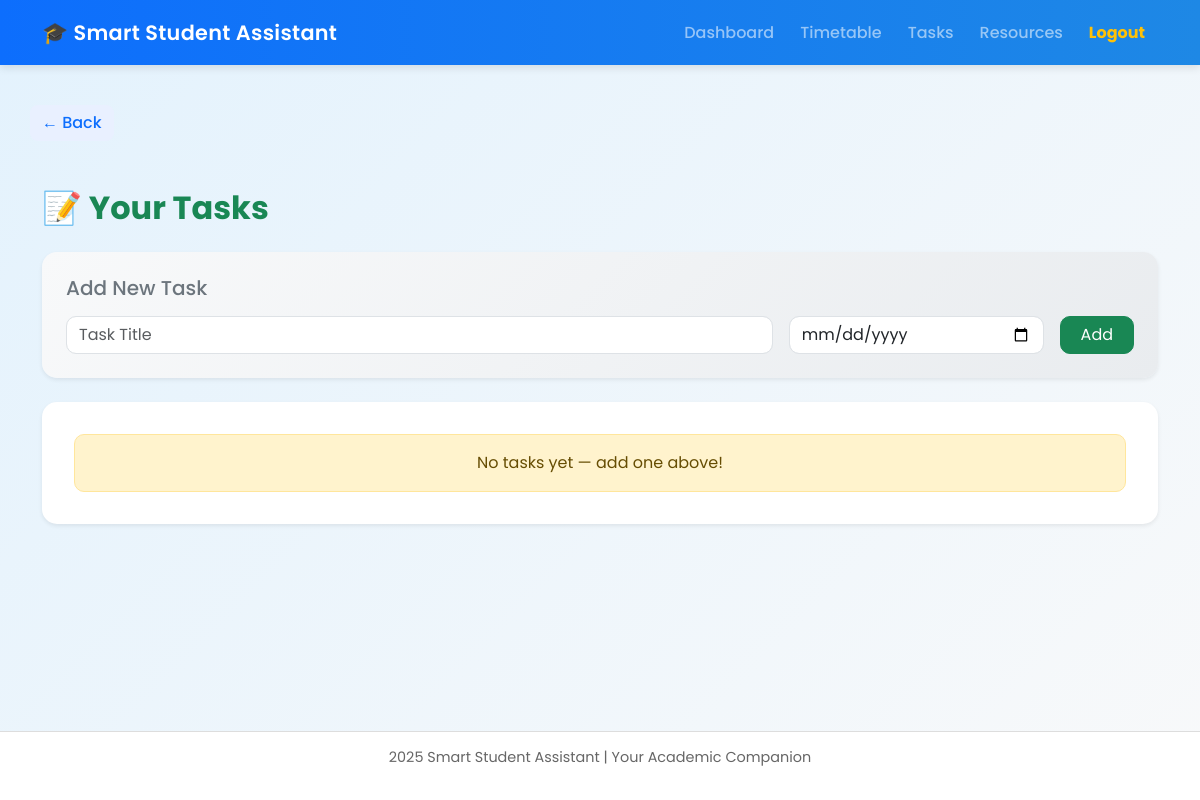
Before: /tasks/ (signed in) with the older database file.
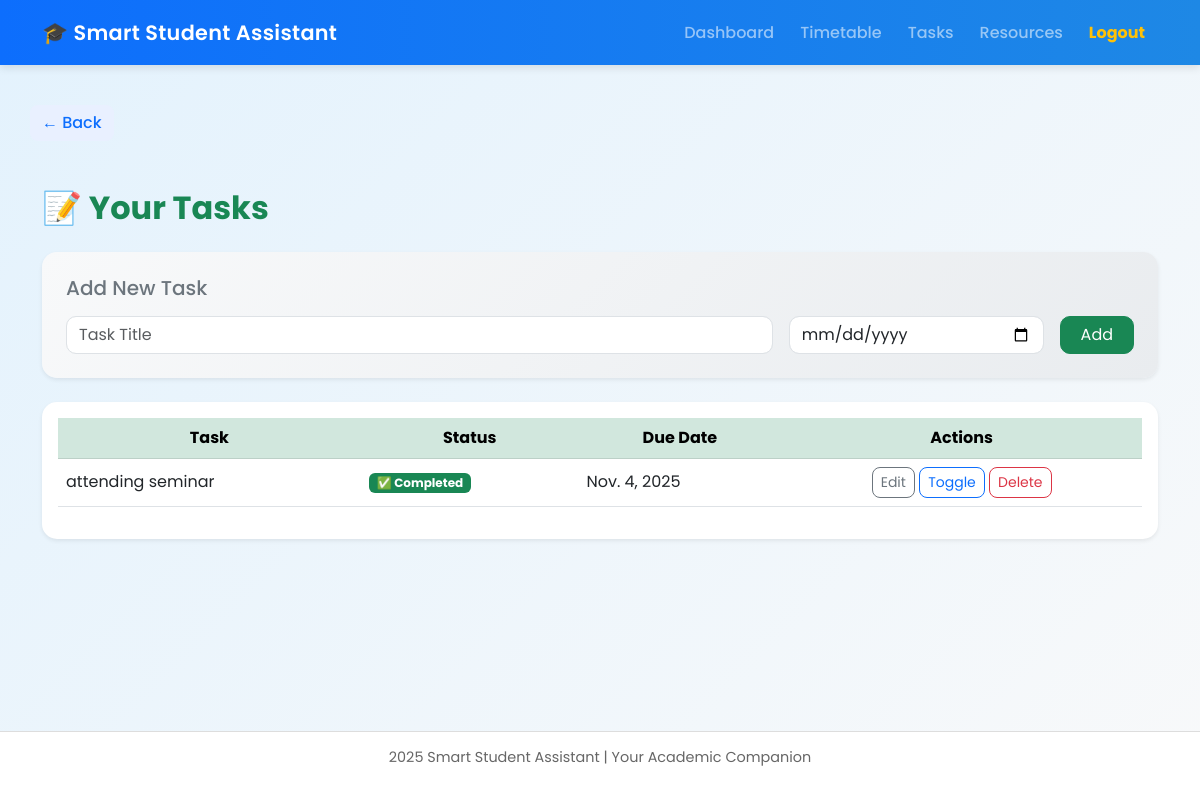
After: the same page with the newer database file.
### core/models.py (models this page shows, shortened)
class Task(models.Model):
    user = models.ForeignKey(User, on_delete=models.CASCADE)
    title = models.CharField(max_length=200)
    due_date = models.DateField(null=True, blank=True)
    completed = models.BooleanField(default=False)
    created_on = models.DateTimeField(auto_now_add=True)

### core/views.py (the view)
@login_required
def tasks(request):
    if request.method == "POST":
        title = request.POST.get("title")
        due_date = request.POST.get("due_date")
        if title:
            Task.objects.create(user=request.user, title=title, due_date=due_date)
        return redirect('tasks')
    user_tasks = Task.objects.filter(user=request.user).order_by('due_date')
    return render(request, 'core/tasks.html', {'tasks': user_tasks})

### core/templates/core/tasks.html (shortened to what this page needs)
{% extends 'core/base.html' %}
{% block content %}
<div class="container mt-5">
  <h2 class="fw-bold text-success mb-4">📝 Your Tasks</h2>
  <div class="card p-4 shadow-sm mb-4" style="border-radius: 15px; background: linear-gradient(135deg, #f8f9fa, #e9ecef);">
    <h5 class="text-secondary mb-3">Add New Task</h5>
    <form method="POST">
      <div class="row g-3">
        <div class="col-md-8">
          <input type="text" name="title" placeholder="Task Title" class="form-control" style="border-radius: 10px;" required>
        </div>
        <div class="col-md-3">
          <input type="date" name="due_date" class="form-control" style="border-radius: 10px;">
        </div>
        <div class="col-md-1">
          <button type="submit" class="btn btn-success w-100" style="border-radius: 10px;">Add</button>
        </div>
      </div>
    </form>
  </div>
  <div class="card shadow-sm p-3" style="border-radius: 15px;">
    {% if tasks %}
      <table class="table table-hover align-middle">
        <thead class="table-success text-center" style="border-radius: 10px;">
          <tr>
            <th>Task</th>
            <th>Status</th>
            <th>Due Date</th>
            <th>Actions</th>
          </tr>
        </thead>
        <tbody>
          {% for task in tasks %}
          <tr style="border-radius: 10px;">
            <td>{{ task.title }}</td>
            <td>
              {% if task.completed %}
                <span class="badge bg-success">✅ Completed</span>
              {% else %}
                <span class="badge bg-warning text-dark">⏳ Pending</span>
              {% endif %}
            </td>
            <td>{{ task.due_date|default:"-" }}</td>
            <td class="text-center">
              <a href="{% url 'task_edit' task.id %}" class="btn btn-outline-secondary btn-sm" style="border-radius: 8px;">Edit</a>
              <a href="{% url 'task_toggle' task.id %}" class="btn btn-outline-primary btn-sm" style="border-radius: 8px;">Toggle</a>
              <a href="{% url 'delete_task' task.id %}" class="btn btn-outline-danger btn-sm" style="border-radius: 8px;">Delete</a>
            </td>
          </tr>
          {% endfor %}
        </tbody>
      </table>
    {% else %}
      <div class="alert alert-warning text-center m-3" style="border-radius: 10px;">
        No tasks yet — add one above!
      </div>
    {% endif %}
  </div>
</div>
{% endblock %}

Changed rows visible on the page:
added Task: title "attending seminar", completed "✅ Completed", due_date "Nov. 4, 2025"
Other visible differences:
text no longer shown: "No tasks yet — add one above!"
text now shown: "Task Status Due Date Actions"
